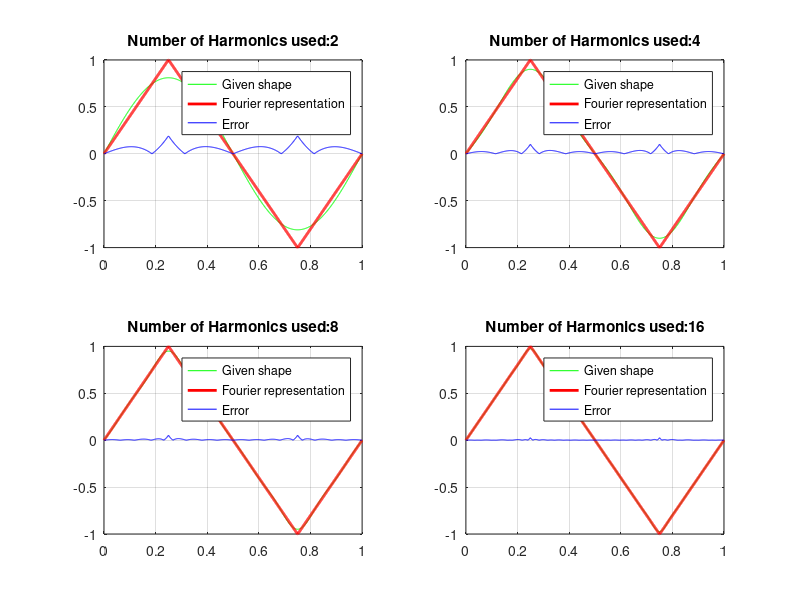

MATLAB code for this plot:
clc; close all;
for i=1:4;
    N=1000;             % Number of points in one cycle
    t=linspace(0,1,N);
    sum=0;
    M=2^i;              % How many harmonics used in particular plot
    sign=-1;            % 'sign' variables to keep track the sign of sine term
    for j=1:2:M;
        sign=sign*(-1);
        sum=sum+(sign*8)/(pi*pi)*sin(2*pi*j*t)/(j^2);
    end
    subplot(2,2,i);
    plot(t,sum,'g');
    title(['Number of Harmonics used:',num2str(M)]);
    hold on
    %ideal case
    y1=linspace(0,1,N/4);      % First (1/4)th signal
    y2=linspace(1,-1,N/2);     % Middle (1/2) signal
    y3=linspace(-1,0,N/4);     % Last (1/4)th signal
    y=[y1 y2 y3];
    subplot(2,2,i);
    plot(t,y,'r','Linewidth',2)
    %error signal
    subplot(2,2,i);
    error=abs(sum-y);
    plot(t,error,'b');
    axis([0 1 -1 1]);grid
    legend('Given shape','Fourier representation','Error');
end
